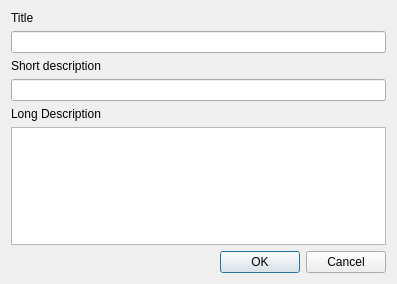
<?xml version="1.0" encoding="UTF-8"?>
<ui version="4.0">
 <class>KTemplateExportDlg</class>
 <widget class="QDialog" name="KTemplateExportDlg">
  <property name="geometry">
   <rect>
    <x>0</x>
    <y>0</y>
    <width>397</width>
    <height>284</height>
   </rect>
  </property>
  <property name="windowTitle">
   <string>Template Export Attributes</string>
  </property>
  <layout class="QGridLayout" name="gridLayout">
   <item row="6" column="0">
    <widget class="KTextEdit" name="m_longDescription"/>
   </item>
   <item row="4" column="0">
    <widget class="QLineEdit" name="m_shortDescription"/>
   </item>
   <item row="3" column="0">
    <widget class="QLabel" name="label_2">
     <property name="text">
      <string>Short description</string>
     </property>
    </widget>
   </item>
   <item row="5" column="0">
    <widget class="QLabel" name="label_3">
     <property name="text">
      <string>Long Description</string>
     </property>
    </widget>
   </item>
   <item row="1" column="0">
    <widget class="QLineEdit" name="m_title"/>
   </item>
   <item row="0" column="0">
    <widget class="QLabel" name="label">
     <property name="text">
      <string>Title</string>
     </property>
    </widget>
   </item>
   <item row="7" column="0">
    <widget class="QDialogButtonBox" name="buttonBox">
     <property name="orientation">
      <enum>Qt::Horizontal</enum>
     </property>
     <property name="standardButtons">
      <set>QDialogButtonBox::Cancel|QDialogButtonBox::Ok</set>
     </property>
    </widget>
   </item>
  </layout>
 </widget>
 <customwidgets>
  <customwidget>
   <class>KTextEdit</class>
   <extends>QTextEdit</extends>
   <header>ktextedit.h</header>
  </customwidget>
 </customwidgets>
 <tabstops>
  <tabstop>m_title</tabstop>
  <tabstop>m_shortDescription</tabstop>
  <tabstop>buttonBox</tabstop>
 </tabstops>
 <resources/>
 <connections>
  <connection>
   <sender>buttonBox</sender>
   <signal>accepted()</signal>
   <receiver>KTemplateExportDlg</receiver>
   <slot>accept()</slot>
   <hints>
    <hint type="sourcelabel">
     <x>248</x>
     <y>254</y>
    </hint>
    <hint type="destinationlabel">
     <x>157</x>
     <y>274</y>
    </hint>
   </hints>
  </connection>
  <connection>
   <sender>buttonBox</sender>
   <signal>rejected()</signal>
   <receiver>KTemplateExportDlg</receiver>
   <slot>reject()</slot>
   <hints>
    <hint type="sourcelabel">
     <x>316</x>
     <y>260</y>
    </hint>
    <hint type="destinationlabel">
     <x>286</x>
     <y>274</y>
    </hint>
   </hints>
  </connection>
 </connections>
</ui>
